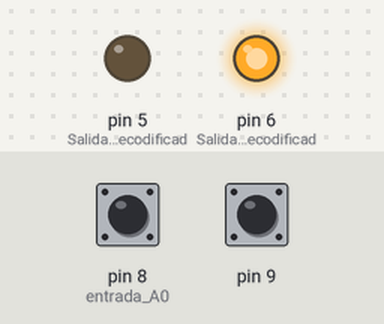
A sketch run on a simulated Arduino Uno, built with avr-gcc and run on an emulated ATmega328P. Shown: output pins drawn as LEDs (lit = HIGH). Inputs (shaded band) come from the test bench; at power-on: pin 8 (entrada_A0) HIGH, pin 9 HIGH.

Above: at 1.2 s.
1.3 s: pin 8 (entrada_A0) pulled LOW for 0.15 s
At 1.37 s:
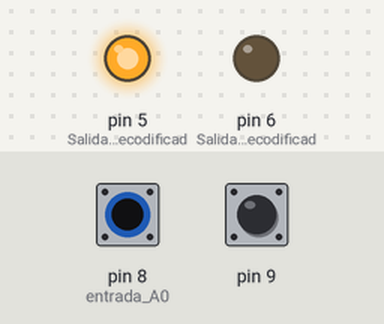
2.9 s: pin 9 pulled LOW for 0.15 s
At 2.97 s:
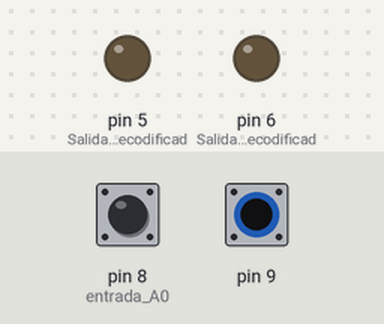
4.5 s: pin 9 pulled LOW for 3.2 s
At 8.0 s:
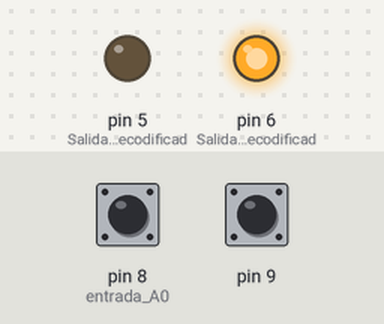
9.2 s: pin 8 (entrada_A0) pulled LOW for 3.2 s
At 10.3 s:
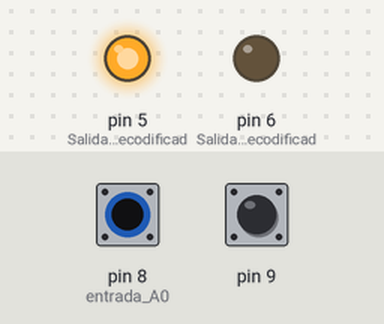
Timing chart, 0 to 13.9 s (numbered marks = the images above; inputs shaded):
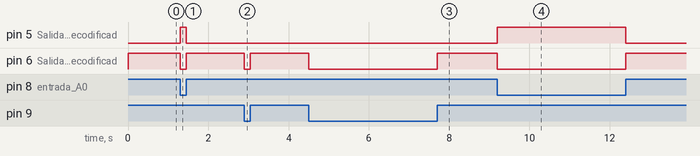

The sketch:

deco1a2.ino
```cpp
//Autor:Dario Jorge Iglesias
boolean a0,c0,c1,E;
void setup(){
pinMode(5,OUTPUT);//Salida c0 del decodificador
pinMode(6,OUTPUT);//Salida c1 del decodificador
pinMode(7,INPUT);//Variable de control A
pinMode(8,INPUT_PULLUP); //entrada A0
pinMode(9,INPUT_PULLUP);}//entrada E
void loop(){
a0=digitalRead(8);//Leemos entrada
E=digitalRead(9);//Leemos habilitación
c0=!a0&E;
c1=a0&E;
digitalWrite(5,c0);//Salida deco menos significativa
digitalWrite(6,c1);}//Salida deco más significativa
```

Measured:
- after the input at 1.3 s, pin 5 (Salida_c0_del_decodificad): LOW → HIGH at once, → LOW 0.15 s later; pin 6 (Salida_c1_del_decodificad): HIGH → LOW at once, → HIGH 0.15 s later
- after the input at 2.9 s, pin 6 (Salida_c1_del_decodificad): HIGH → LOW at once, → HIGH 0.15 s later
- after the input at 4.5 s, pin 6 (Salida_c1_del_decodificad): HIGH → LOW at once, → HIGH 3.2 s later
- after the input at 9.2 s, pin 5 (Salida_c0_del_decodificad): LOW → HIGH at once, → LOW 3.2 s later; pin 6 (Salida_c1_del_decodificad): HIGH → LOW at once, → HIGH 3.2 s later
